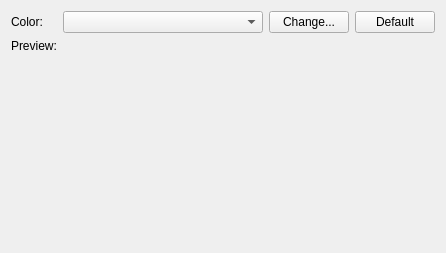
<?xml version="1.0" encoding="UTF-8"?>
<ui version="4.0">
 <class>OptionsPageColors</class>
 <widget class="QWidget" name="OptionsPageColors">
  <property name="geometry">
   <rect>
    <x>0</x>
    <y>0</y>
    <width>434</width>
    <height>253</height>
   </rect>
  </property>
  <property name="windowTitle">
   <string>Form</string>
  </property>
  <layout class="QGridLayout" name="gridLayout">
   <item row="3" column="0">
    <spacer name="verticalSpacer">
     <property name="orientation">
      <enum>Qt::Vertical</enum>
     </property>
     <property name="sizeHint" stdset="0">
      <size>
       <width>20</width>
       <height>0</height>
      </size>
     </property>
    </spacer>
   </item>
   <item row="0" column="1">
    <widget class="QComboBox" name="ColorList">
     <property name="sizePolicy">
      <sizepolicy hsizetype="Fixed" vsizetype="Fixed">
       <horstretch>0</horstretch>
       <verstretch>0</verstretch>
      </sizepolicy>
     </property>
     <property name="minimumSize">
      <size>
       <width>200</width>
       <height>0</height>
      </size>
     </property>
     <property name="maximumSize">
      <size>
       <width>200</width>
       <height>16777215</height>
      </size>
     </property>
    </widget>
   </item>
   <item row="0" column="5">
    <spacer name="horizontalSpacer">
     <property name="orientation">
      <enum>Qt::Horizontal</enum>
     </property>
     <property name="sizeHint" stdset="0">
      <size>
       <width>0</width>
       <height>20</height>
      </size>
     </property>
    </spacer>
   </item>
   <item row="0" column="4">
    <widget class="QPushButton" name="Default">
     <property name="text">
      <string>Default</string>
     </property>
    </widget>
   </item>
   <item row="0" column="0">
    <widget class="QLabel" name="label">
     <property name="sizePolicy">
      <sizepolicy hsizetype="Fixed" vsizetype="Preferred">
       <horstretch>0</horstretch>
       <verstretch>0</verstretch>
      </sizepolicy>
     </property>
     <property name="text">
      <string>Color:</string>
     </property>
    </widget>
   </item>
   <item row="0" column="3">
    <widget class="QPushButton" name="ChangeColor">
     <property name="sizePolicy">
      <sizepolicy hsizetype="Minimum" vsizetype="Fixed">
       <horstretch>0</horstretch>
       <verstretch>0</verstretch>
      </sizepolicy>
     </property>
     <property name="text">
      <string>Change...</string>
     </property>
    </widget>
   </item>
   <item row="1" column="0">
    <widget class="QLabel" name="label_2">
     <property name="sizePolicy">
      <sizepolicy hsizetype="Fixed" vsizetype="Preferred">
       <horstretch>0</horstretch>
       <verstretch>0</verstretch>
      </sizepolicy>
     </property>
     <property name="text">
      <string>Preview:</string>
     </property>
     <property name="alignment">
      <set>Qt::AlignLeading|Qt::AlignLeft|Qt::AlignTop</set>
     </property>
    </widget>
   </item>
   <item row="1" column="1">
    <widget class="QWidget" name="Preview" native="true">
     <property name="sizePolicy">
      <sizepolicy hsizetype="Fixed" vsizetype="Fixed">
       <horstretch>0</horstretch>
       <verstretch>0</verstretch>
      </sizepolicy>
     </property>
     <property name="minimumSize">
      <size>
       <width>200</width>
       <height>200</height>
      </size>
     </property>
     <property name="maximumSize">
      <size>
       <width>200</width>
       <height>200</height>
      </size>
     </property>
    </widget>
   </item>
  </layout>
 </widget>
 <resources/>
 <connections/>
</ui>
